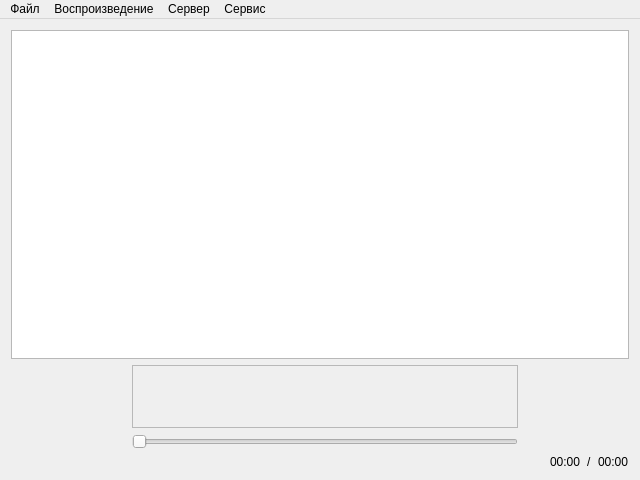
<?xml version="1.0" encoding="UTF-8"?>
<ui version="4.0">
 <class>MainWindow</class>
 <widget class="QMainWindow" name="MainWindow">
  <property name="geometry">
   <rect>
    <x>0</x>
    <y>0</y>
    <width>640</width>
    <height>480</height>
   </rect>
  </property>
  <property name="windowTitle">
   <string>Медиаплеер 3.0</string>
  </property>
  <property name="windowIcon">
   <iconset resource="../../res.qrc">
    <normaloff>:/res/img/16x16/appicon.png</normaloff>:/res/img/16x16/appicon.png</iconset>
  </property>
  <widget class="QWidget" name="centralWidget">
   <layout class="QGridLayout" name="gridLayout">
    <item row="1" column="1">
     <widget class="QFrame" name="playbackFrame">
      <property name="frameShape">
       <enum>QFrame::StyledPanel</enum>
      </property>
      <property name="frameShadow">
       <enum>QFrame::Raised</enum>
      </property>
      <layout class="QHBoxLayout" name="horizontalLayout">
       <item>
        <widget class="QPushButton" name="mediaSBackwardButton">
         <property name="styleSheet">
          <string notr="true">QPushButton:hover {
border: 1px solid #8f8f91;
border-radius: 6px;
background-color: qlineargradient(x1: 0, y1: 0, x2: 0, y2: 1,
                                       stop: 0 #f6f7fa, stop: 1 #dadbde);
 }
QPushButton:pressed {
     background-color: qlineargradient(x1: 0, y1: 0, x2: 0, y2: 1,
                                       stop: 0 #dadbde, stop: 1 #f6f7fa);
 }</string>
         </property>
         <property name="text">
          <string/>
         </property>
         <property name="icon">
          <iconset resource="../../res.qrc">
           <normaloff>:/res/img/32x32/skip-backward.png</normaloff>:/res/img/32x32/skip-backward.png</iconset>
         </property>
         <property name="iconSize">
          <size>
           <width>32</width>
           <height>32</height>
          </size>
         </property>
         <property name="flat">
          <bool>true</bool>
         </property>
        </widget>
       </item>
       <item>
        <widget class="QPushButton" name="mediaBackwardButton">
         <property name="styleSheet">
          <string notr="true">QPushButton:hover {
border: 1px solid #8f8f91;
border-radius: 6px;
background-color: qlineargradient(x1: 0, y1: 0, x2: 0, y2: 1,
                                       stop: 0 #f6f7fa, stop: 1 #dadbde);
 }
QPushButton:pressed {
     background-color: qlineargradient(x1: 0, y1: 0, x2: 0, y2: 1,
                                       stop: 0 #dadbde, stop: 1 #f6f7fa);
 }</string>
         </property>
         <property name="text">
          <string/>
         </property>
         <property name="icon">
          <iconset resource="../../res.qrc">
           <normaloff>:/res/img/32x32/backward.png</normaloff>:/res/img/32x32/backward.png</iconset>
         </property>
         <property name="iconSize">
          <size>
           <width>32</width>
           <height>32</height>
          </size>
         </property>
         <property name="flat">
          <bool>true</bool>
         </property>
        </widget>
       </item>
       <item>
        <widget class="QPushButton" name="mediaPlayButton">
         <property name="styleSheet">
          <string notr="true">QPushButton:hover {
border: 1px solid #8f8f91;
border-radius: 6px;
background-color: qlineargradient(x1: 0, y1: 0, x2: 0, y2: 1,
                                       stop: 0 #f6f7fa, stop: 1 #dadbde);
 }
QPushButton:pressed {
     background-color: qlineargradient(x1: 0, y1: 0, x2: 0, y2: 1,
                                       stop: 0 #dadbde, stop: 1 #f6f7fa);
 }</string>
         </property>
         <property name="text">
          <string/>
         </property>
         <property name="icon">
          <iconset resource="../../res.qrc">
           <normaloff>:/res/img/32x32/start.png</normaloff>:/res/img/32x32/start.png</iconset>
         </property>
         <property name="iconSize">
          <size>
           <width>32</width>
           <height>32</height>
          </size>
         </property>
         <property name="flat">
          <bool>true</bool>
         </property>
        </widget>
       </item>
       <item>
        <widget class="QPushButton" name="mediaPauseButton">
         <property name="styleSheet">
          <string notr="true">QPushButton:hover {
border: 1px solid #8f8f91;
border-radius: 6px;
background-color: qlineargradient(x1: 0, y1: 0, x2: 0, y2: 1,
                                       stop: 0 #f6f7fa, stop: 1 #dadbde);
 }
QPushButton:pressed {
     background-color: qlineargradient(x1: 0, y1: 0, x2: 0, y2: 1,
                                       stop: 0 #dadbde, stop: 1 #f6f7fa);
 }</string>
         </property>
         <property name="text">
          <string/>
         </property>
         <property name="icon">
          <iconset resource="../../res.qrc">
           <normaloff>:/res/img/32x32/pause.png</normaloff>:/res/img/32x32/pause.png</iconset>
         </property>
         <property name="iconSize">
          <size>
           <width>32</width>
           <height>32</height>
          </size>
         </property>
         <property name="flat">
          <bool>true</bool>
         </property>
        </widget>
       </item>
       <item>
        <widget class="QPushButton" name="mediaStopButton">
         <property name="styleSheet">
          <string notr="true">QPushButton:hover {
border: 1px solid #8f8f91;
border-radius: 6px;
background-color: qlineargradient(x1: 0, y1: 0, x2: 0, y2: 1,
                                       stop: 0 #f6f7fa, stop: 1 #dadbde);
 }
QPushButton:pressed {
     background-color: qlineargradient(x1: 0, y1: 0, x2: 0, y2: 1,
                                       stop: 0 #dadbde, stop: 1 #f6f7fa);
 }</string>
         </property>
         <property name="text">
          <string/>
         </property>
         <property name="icon">
          <iconset resource="../../res.qrc">
           <normaloff>:/res/img/32x32/stop.png</normaloff>:/res/img/32x32/stop.png</iconset>
         </property>
         <property name="iconSize">
          <size>
           <width>32</width>
           <height>32</height>
          </size>
         </property>
         <property name="flat">
          <bool>true</bool>
         </property>
        </widget>
       </item>
       <item>
        <widget class="QPushButton" name="mediaForwardButton">
         <property name="styleSheet">
          <string notr="true">QPushButton:hover {
border: 1px solid #8f8f91;
border-radius: 6px;
background-color: qlineargradient(x1: 0, y1: 0, x2: 0, y2: 1,
                                       stop: 0 #f6f7fa, stop: 1 #dadbde);
 }
QPushButton:pressed {
     background-color: qlineargradient(x1: 0, y1: 0, x2: 0, y2: 1,
                                       stop: 0 #dadbde, stop: 1 #f6f7fa);
 }</string>
         </property>
         <property name="text">
          <string/>
         </property>
         <property name="icon">
          <iconset resource="../../res.qrc">
           <normaloff>:/res/img/32x32/forward.png</normaloff>:/res/img/32x32/forward.png</iconset>
         </property>
         <property name="iconSize">
          <size>
           <width>32</width>
           <height>32</height>
          </size>
         </property>
         <property name="flat">
          <bool>true</bool>
         </property>
        </widget>
       </item>
       <item>
        <widget class="QPushButton" name="mediaSForwardButton">
         <property name="styleSheet">
          <string notr="true">QPushButton:hover {
border: 1px solid #8f8f91;
border-radius: 6px;
background-color: qlineargradient(x1: 0, y1: 0, x2: 0, y2: 1,
                                       stop: 0 #f6f7fa, stop: 1 #dadbde);
 }
QPushButton:pressed {
     background-color: qlineargradient(x1: 0, y1: 0, x2: 0, y2: 1,
                                       stop: 0 #dadbde, stop: 1 #f6f7fa);
 }</string>
         </property>
         <property name="text">
          <string/>
         </property>
         <property name="icon">
          <iconset resource="../../res.qrc">
           <normaloff>:/res/img/32x32/skip-forward.png</normaloff>:/res/img/32x32/skip-forward.png</iconset>
         </property>
         <property name="iconSize">
          <size>
           <width>32</width>
           <height>32</height>
          </size>
         </property>
         <property name="flat">
          <bool>true</bool>
         </property>
        </widget>
       </item>
       <item>
        <widget class="VolumeButton" name="volumeButton">
         <property name="styleSheet">
          <string notr="true">QToolButton:hover {
border: 1px solid #8f8f91;
border-radius: 6px;
background-color: qlineargradient(x1: 0, y1: 0, x2: 0, y2: 1,
                                       stop: 0 #f6f7fa, stop: 1 #dadbde);
 }
QToolButton:pressed {
     background-color: qlineargradient(x1: 0, y1: 0, x2: 0, y2: 1,
                                       stop: 0 #dadbde, stop: 1 #f6f7fa);
 }
QToolButton::menu-indicator { image: none; }</string>
         </property>
         <property name="text">
          <string/>
         </property>
         <property name="icon">
          <iconset resource="../../res.qrc">
           <normaloff>:/res/img/32x32/volume-muted.png</normaloff>:/res/img/32x32/volume-muted.png</iconset>
         </property>
         <property name="iconSize">
          <size>
           <width>32</width>
           <height>32</height>
          </size>
         </property>
         <property name="autoRepeatDelay">
          <number>300</number>
         </property>
         <property name="popupMode">
          <enum>QToolButton::InstantPopup</enum>
         </property>
         <property name="autoRaise">
          <bool>true</bool>
         </property>
        </widget>
       </item>
      </layout>
     </widget>
    </item>
    <item row="3" column="5">
     <widget class="QLabel" name="timeLabel">
      <property name="text">
       <string>00:00</string>
      </property>
     </widget>
    </item>
    <item row="2" column="1">
     <widget class="PositionSlider" name="positionSlider">
      <property name="sliderPosition">
       <number>0</number>
      </property>
      <property name="tracking">
       <bool>true</bool>
      </property>
      <property name="orientation">
       <enum>Qt::Horizontal</enum>
      </property>
      <property name="tickPosition">
       <enum>QSlider::NoTicks</enum>
      </property>
     </widget>
    </item>
    <item row="3" column="6">
     <widget class="QLabel" name="divLabel">
      <property name="text">
       <string>/</string>
      </property>
     </widget>
    </item>
    <item row="0" column="0" colspan="8">
     <widget class="QTableView" name="localPlaylistTable">
      <property name="alternatingRowColors">
       <bool>true</bool>
      </property>
      <property name="selectionBehavior">
       <enum>QAbstractItemView::SelectRows</enum>
      </property>
      <attribute name="horizontalHeaderStretchLastSection">
       <bool>true</bool>
      </attribute>
      <attribute name="verticalHeaderVisible">
       <bool>false</bool>
      </attribute>
     </widget>
    </item>
    <item row="3" column="7">
     <widget class="QLabel" name="durationLabel">
      <property name="text">
       <string>00:00</string>
      </property>
     </widget>
    </item>
    <item row="1" column="2" colspan="6">
     <spacer name="horizontalSpacer_2">
      <property name="orientation">
       <enum>Qt::Horizontal</enum>
      </property>
      <property name="sizeType">
       <enum>QSizePolicy::Fixed</enum>
      </property>
      <property name="sizeHint" stdset="0">
       <size>
        <width>105</width>
        <height>20</height>
       </size>
      </property>
     </spacer>
    </item>
    <item row="1" column="0">
     <spacer name="horizontalSpacer">
      <property name="orientation">
       <enum>Qt::Horizontal</enum>
      </property>
      <property name="sizeHint" stdset="0">
       <size>
        <width>40</width>
        <height>20</height>
       </size>
      </property>
     </spacer>
    </item>
   </layout>
  </widget>
  <widget class="QMenuBar" name="menuBar">
   <property name="geometry">
    <rect>
     <x>0</x>
     <y>0</y>
     <width>640</width>
     <height>22</height>
    </rect>
   </property>
   <widget class="QMenu" name="menuFile">
    <property name="title">
     <string>Файл</string>
    </property>
    <addaction name="exitAction"/>
   </widget>
   <widget class="QMenu" name="menuServer">
    <property name="title">
     <string>Сервер</string>
    </property>
    <addaction name="loadAllAction"/>
    <addaction name="parseLocalFileAction"/>
   </widget>
   <widget class="QMenu" name="menuPlayback">
    <property name="title">
     <string>Воспроизведение</string>
    </property>
    <addaction name="sBackwardAction"/>
    <addaction name="backwardAction"/>
    <addaction name="playAction"/>
    <addaction name="pauseAction"/>
    <addaction name="stopAction"/>
    <addaction name="forwardAction"/>
    <addaction name="sForwardAction"/>
   </widget>
   <widget class="QMenu" name="menuService">
    <property name="title">
     <string>Сервис</string>
    </property>
    <addaction name="settingsAction"/>
   </widget>
   <addaction name="menuFile"/>
   <addaction name="menuPlayback"/>
   <addaction name="menuServer"/>
   <addaction name="menuService"/>
  </widget>
  <action name="exitAction">
   <property name="icon">
    <iconset resource="../../res.qrc">
     <normaloff>:/res/img/16x16/application-exit.png</normaloff>:/res/img/16x16/application-exit.png</iconset>
   </property>
   <property name="text">
    <string>Выход</string>
   </property>
  </action>
  <action name="loadAllAction">
   <property name="icon">
    <iconset resource="../../res.qrc">
     <normaloff>:/res/img/16x16/download.png</normaloff>:/res/img/16x16/download.png</iconset>
   </property>
   <property name="text">
    <string>Загрузить всё с сервера</string>
   </property>
  </action>
  <action name="settingsAction">
   <property name="text">
    <string>Настройки</string>
   </property>
  </action>
  <action name="sBackwardAction">
   <property name="icon">
    <iconset resource="../../res.qrc">
     <normaloff>:/res/img/16x16/skip-backward.png</normaloff>:/res/img/16x16/skip-backward.png</iconset>
   </property>
   <property name="text">
    <string>Предыдущий</string>
   </property>
   <property name="toolTip">
    <string>Предыдущий</string>
   </property>
  </action>
  <action name="backwardAction">
   <property name="icon">
    <iconset resource="../../res.qrc">
     <normaloff>:/res/img/16x16/backward.png</normaloff>:/res/img/16x16/backward.png</iconset>
   </property>
   <property name="text">
    <string>Назад 5 сек</string>
   </property>
  </action>
  <action name="playAction">
   <property name="icon">
    <iconset resource="../../res.qrc">
     <normaloff>:/res/img/16x16/play.png</normaloff>:/res/img/16x16/play.png</iconset>
   </property>
   <property name="text">
    <string>Проигрывать</string>
   </property>
  </action>
  <action name="pauseAction">
   <property name="icon">
    <iconset resource="../../res.qrc">
     <normaloff>:/res/img/16x16/pause.png</normaloff>:/res/img/16x16/pause.png</iconset>
   </property>
   <property name="text">
    <string>Пауза</string>
   </property>
  </action>
  <action name="stopAction">
   <property name="icon">
    <iconset resource="../../res.qrc">
     <normaloff>:/res/img/16x16/stop.png</normaloff>:/res/img/16x16/stop.png</iconset>
   </property>
   <property name="text">
    <string>Стоп</string>
   </property>
  </action>
  <action name="forwardAction">
   <property name="icon">
    <iconset resource="../../res.qrc">
     <normaloff>:/res/img/16x16/forward.png</normaloff>:/res/img/16x16/forward.png</iconset>
   </property>
   <property name="text">
    <string>Вперед 5 сек</string>
   </property>
   <property name="toolTip">
    <string>Вперед 5 сек</string>
   </property>
  </action>
  <action name="sForwardAction">
   <property name="icon">
    <iconset resource="../../res.qrc">
     <normaloff>:/res/img/16x16/skip-forward.png</normaloff>:/res/img/16x16/skip-forward.png</iconset>
   </property>
   <property name="text">
    <string>Следующий</string>
   </property>
   <property name="toolTip">
    <string>Следующий</string>
   </property>
  </action>
  <action name="parseLocalFileAction">
   <property name="text">
    <string>Загрузить локальный файл</string>
   </property>
  </action>
 </widget>
 <layoutdefault spacing="6" margin="11"/>
 <customwidgets>
  <customwidget>
   <class>PositionSlider</class>
   <extends>QSlider</extends>
   <header>src/ui/positionslider.h</header>
  </customwidget>
  <customwidget>
   <class>VolumeButton</class>
   <extends>QToolButton</extends>
   <header>src/ui/volumebutton.h</header>
  </customwidget>
 </customwidgets>
 <resources>
  <include location="../../res.qrc"/>
 </resources>
 <connections/>
</ui>
